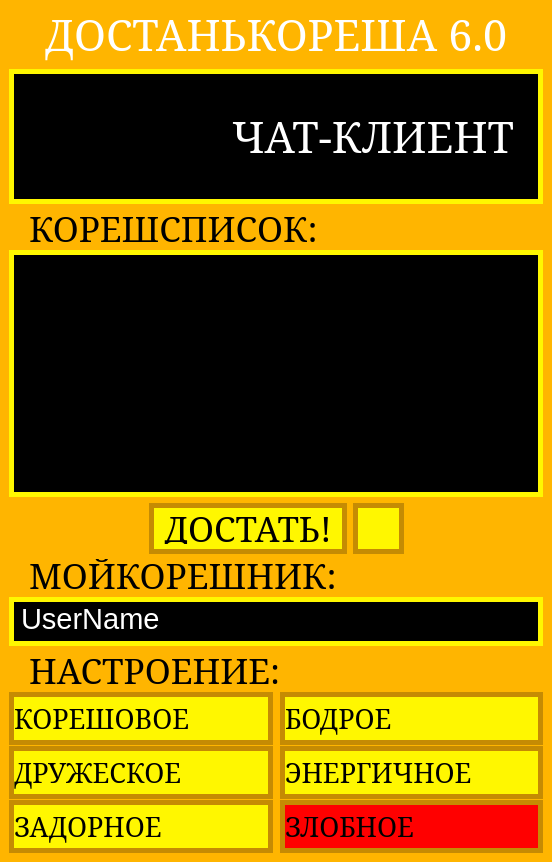
<?xml version="1.0" encoding="UTF-8"?>
<ui version="4.0">
 <class>MainWindow</class>
 <widget class="QMainWindow" name="MainWindow">
  <property name="geometry">
   <rect>
    <x>0</x>
    <y>0</y>
    <width>552</width>
    <height>862</height>
   </rect>
  </property>
  <property name="font">
   <font>
    <family>Bahnschrift</family>
    <pointsize>10</pointsize>
   </font>
  </property>
  <property name="windowTitle">
   <string>Готов достать кого нибудь?</string>
  </property>
  <property name="styleSheet">
   <string notr="true">
    background-color: rgba(255, 181, 0, 1);
    color: #ffffff;
    padding: 5px 10px;
    border-radius: 3px;
    border-radius: 0;
</string>
  </property>
  <widget class="QWidget" name="centralwidget">
   <layout class="QVBoxLayout" name="verticalLayout_2">
    <property name="topMargin">
     <number>0</number>
    </property>
    <item>
     <layout class="QVBoxLayout" name="verticalLayout">
      <property name="spacing">
       <number>0</number>
      </property>
      <item>
       <widget class="QLabel" name="label">
        <property name="font">
         <font>
          <family>MS Serif</family>
          <pointsize>32</pointsize>
          <bold>false</bold>
         </font>
        </property>
        <property name="text">
         <string>ДОСТАНЬКОРЕША 6.0</string>
        </property>
        <property name="alignment">
         <set>Qt::AlignCenter</set>
        </property>
       </widget>
      </item>
      <item>
       <widget class="QGroupBox" name="PesterChum">
        <property name="minimumSize">
         <size>
          <width>0</width>
          <height>135</height>
         </size>
        </property>
        <property name="styleSheet">
         <string notr="true">QGroupBox {
	background-color: #000000;
	color: #ffffff;
    border: 5px solid #fff700;
}</string>
        </property>
        <property name="title">
         <string/>
        </property>
        <layout class="QHBoxLayout" name="horizontalLayout_2">
         <property name="spacing">
          <number>0</number>
         </property>
         <property name="topMargin">
          <number>0</number>
         </property>
         <property name="bottomMargin">
          <number>0</number>
         </property>
         <item>
          <widget class="QLabel" name="picture">
           <property name="sizePolicy">
            <sizepolicy hsizetype="Preferred" vsizetype="Preferred">
             <horstretch>120</horstretch>
             <verstretch>0</verstretch>
            </sizepolicy>
           </property>
           <property name="maximumSize">
            <size>
             <width>200</width>
             <height>16777215</height>
            </size>
           </property>
           <property name="styleSheet">
            <string notr="true">QLabel {
	background: NULL;
	color: #ffffff;
	padding-top: 0px;
	padding-buttom: 0px;
}</string>
           </property>
           <property name="text">
            <string/>
           </property>
           <property name="alignment">
            <set>Qt::AlignCenter</set>
           </property>
           <property name="margin">
            <number>0</number>
           </property>
          </widget>
         </item>
         <item>
          <widget class="QLabel" name="label_2">
           <property name="sizePolicy">
            <sizepolicy hsizetype="Expanding" vsizetype="Preferred">
             <horstretch>22</horstretch>
             <verstretch>0</verstretch>
            </sizepolicy>
           </property>
           <property name="font">
            <font>
             <family>MS Serif</family>
             <pointsize>32</pointsize>
            </font>
           </property>
           <property name="styleSheet">
            <string notr="true">QLabel {
	background: NULL;
	color: #ffffff;
}</string>
           </property>
           <property name="text">
            <string>ЧАТ-КЛИЕНТ</string>
           </property>
           <property name="alignment">
            <set>Qt::AlignCenter</set>
           </property>
          </widget>
         </item>
        </layout>
       </widget>
      </item>
      <item>
       <layout class="QVBoxLayout" name="ChumList">
        <property name="spacing">
         <number>0</number>
        </property>
        <item>
         <spacer name="verticalSpacer_3">
          <property name="orientation">
           <enum>Qt::Vertical</enum>
          </property>
          <property name="sizeType">
           <enum>QSizePolicy::Fixed</enum>
          </property>
          <property name="sizeHint" stdset="0">
           <size>
            <width>20</width>
            <height>3</height>
           </size>
          </property>
         </spacer>
        </item>
        <item>
         <widget class="QLabel" name="label_3">
          <property name="sizePolicy">
           <sizepolicy hsizetype="Preferred" vsizetype="Preferred">
            <horstretch>0</horstretch>
            <verstretch>50</verstretch>
           </sizepolicy>
          </property>
          <property name="maximumSize">
           <size>
            <width>16777215</width>
            <height>43</height>
           </size>
          </property>
          <property name="font">
           <font>
            <family>MS Serif</family>
            <pointsize>26</pointsize>
           </font>
          </property>
          <property name="styleSheet">
           <string notr="true">color: rgb(0, 0, 0);</string>
          </property>
          <property name="text">
           <string>КОРЕШСПИСОК:</string>
          </property>
         </widget>
        </item>
        <item>
         <widget class="QListView" name="UserList">
          <property name="sizePolicy">
           <sizepolicy hsizetype="Expanding" vsizetype="Expanding">
            <horstretch>0</horstretch>
            <verstretch>2</verstretch>
           </sizepolicy>
          </property>
          <property name="minimumSize">
           <size>
            <width>0</width>
            <height>80</height>
           </size>
          </property>
          <property name="font">
           <font>
            <family>MS Serif</family>
            <pointsize>26</pointsize>
           </font>
          </property>
          <property name="cursor" stdset="0">
           <cursorShape>ArrowCursor</cursorShape>
          </property>
          <property name="mouseTracking">
           <bool>true</bool>
          </property>
          <property name="tabletTracking">
           <bool>true</bool>
          </property>
          <property name="contextMenuPolicy">
           <enum>Qt::DefaultContextMenu</enum>
          </property>
          <property name="styleSheet">
           <string notr="true">QListView {
	background-color: #000000;
	color: #ffffff;
    border: 5px solid #fff700;
	padding: 0px;
}

QListView::item:hover {
	background-color: rgb(67, 67, 67);
	color: #ffffff;
    border: 5px solid #fff700;
	cursor: pointer; 
}
</string>
          </property>
          <property name="verticalScrollMode">
           <enum>QAbstractItemView::ScrollPerPixel</enum>
          </property>
          <property name="resizeMode">
           <enum>QListView::Fixed</enum>
          </property>
          <property name="layoutMode">
           <enum>QListView::SinglePass</enum>
          </property>
          <property name="spacing">
           <number>0</number>
          </property>
          <property name="viewMode">
           <enum>QListView::ListMode</enum>
          </property>
          <property name="wordWrap">
           <bool>false</bool>
          </property>
         </widget>
        </item>
        <item>
         <spacer name="verticalSpacer">
          <property name="orientation">
           <enum>Qt::Vertical</enum>
          </property>
          <property name="sizeType">
           <enum>QSizePolicy::Fixed</enum>
          </property>
          <property name="sizeHint" stdset="0">
           <size>
            <width>20</width>
            <height>6</height>
           </size>
          </property>
         </spacer>
        </item>
       </layout>
      </item>
      <item>
       <layout class="QHBoxLayout" name="ChumButtons">
        <property name="spacing">
         <number>0</number>
        </property>
        <item>
         <spacer name="horizontalSpacer">
          <property name="orientation">
           <enum>Qt::Horizontal</enum>
          </property>
          <property name="sizeHint" stdset="0">
           <size>
            <width>40</width>
            <height>20</height>
           </size>
          </property>
         </spacer>
        </item>
        <item>
         <widget class="QPushButton" name="pushButton">
          <property name="sizePolicy">
           <sizepolicy hsizetype="Expanding" vsizetype="Expanding">
            <horstretch>0</horstretch>
            <verstretch>0</verstretch>
           </sizepolicy>
          </property>
          <property name="maximumSize">
           <size>
            <width>16777215</width>
            <height>51</height>
           </size>
          </property>
          <property name="font">
           <font>
            <family>MS Serif</family>
            <pointsize>26</pointsize>
           </font>
          </property>
          <property name="cursor">
           <cursorShape>PointingHandCursor</cursorShape>
          </property>
          <property name="styleSheet">
           <string notr="true">QPushButton {
background-color: #fff700;
color: rgb(0, 0, 0);
border: 5px solid rgba(197, 139, 3, 1);
}

QPushButton:hover {
background-color: rgb(244, 255, 39);
color: rgb(0, 0, 0);
border: 5px solid rgba(197, 139, 3, 1);
}</string>
          </property>
          <property name="text">
           <string>ДОСТАТЬ!</string>
          </property>
         </widget>
        </item>
        <item>
         <spacer name="horizontalSpacer_3">
          <property name="orientation">
           <enum>Qt::Horizontal</enum>
          </property>
          <property name="sizeType">
           <enum>QSizePolicy::Preferred</enum>
          </property>
          <property name="sizeHint" stdset="0">
           <size>
            <width>6</width>
            <height>20</height>
           </size>
          </property>
         </spacer>
        </item>
        <item>
         <widget class="QPushButton" name="friends_button">
          <property name="sizePolicy">
           <sizepolicy hsizetype="Preferred" vsizetype="Preferred">
            <horstretch>0</horstretch>
            <verstretch>0</verstretch>
           </sizepolicy>
          </property>
          <property name="maximumSize">
           <size>
            <width>51</width>
            <height>51</height>
           </size>
          </property>
          <property name="styleSheet">
           <string notr="true">QPushButton {
background-color: #fff700;
color: rgb(0, 0, 0);
border: 5px solid rgba(197, 139, 3, 1);
}

QPushButton:hover {
background-color: rgb(244, 255, 39);
color: rgb(0, 0, 0);
border: 5px solid rgba(197, 139, 3, 1);
}</string>
          </property>
          <property name="text">
           <string/>
          </property>
          <property name="icon">
           <iconset theme="accessories-character-map"/>
          </property>
         </widget>
        </item>
        <item>
         <spacer name="horizontalSpacer_2">
          <property name="orientation">
           <enum>Qt::Horizontal</enum>
          </property>
          <property name="sizeHint" stdset="0">
           <size>
            <width>40</width>
            <height>20</height>
           </size>
          </property>
         </spacer>
        </item>
       </layout>
      </item>
      <item>
       <layout class="QVBoxLayout" name="ChumName">
        <property name="spacing">
         <number>0</number>
        </property>
        <item>
         <widget class="QLabel" name="MyUserName">
          <property name="maximumSize">
           <size>
            <width>16777215</width>
            <height>43</height>
           </size>
          </property>
          <property name="font">
           <font>
            <family>MS Serif</family>
            <pointsize>26</pointsize>
           </font>
          </property>
          <property name="styleSheet">
           <string notr="true">color: rgb(0, 0, 0);</string>
          </property>
          <property name="text">
           <string>МОЙКОРЕШНИК:</string>
          </property>
         </widget>
        </item>
        <item>
         <widget class="QLabel" name="UserName">
          <property name="maximumSize">
           <size>
            <width>16777215</width>
            <height>51</height>
           </size>
          </property>
          <property name="font">
           <font>
            <family>MS Sans Serif</family>
            <pointsize>22</pointsize>
           </font>
          </property>
          <property name="styleSheet">
           <string notr="true">	background-color: #000000;
	color: #ffffff;
    border: 5px solid #fff700;
    padding-top: 0px;
    padding-left: 0px;</string>
          </property>
          <property name="text">
           <string>UserName</string>
          </property>
         </widget>
        </item>
        <item>
         <spacer name="verticalSpacer_2">
          <property name="orientation">
           <enum>Qt::Vertical</enum>
          </property>
          <property name="sizeType">
           <enum>QSizePolicy::Fixed</enum>
          </property>
          <property name="sizeHint" stdset="0">
           <size>
            <width>0</width>
            <height>3</height>
           </size>
          </property>
         </spacer>
        </item>
       </layout>
      </item>
      <item>
       <layout class="QVBoxLayout" name="MoodButtons">
        <property name="spacing">
         <number>0</number>
        </property>
        <item>
         <widget class="QLabel" name="Mood">
          <property name="maximumSize">
           <size>
            <width>16777215</width>
            <height>43</height>
           </size>
          </property>
          <property name="font">
           <font>
            <family>MS Serif</family>
            <pointsize>26</pointsize>
           </font>
          </property>
          <property name="styleSheet">
           <string notr="true">color: rgb(0, 0, 0);</string>
          </property>
          <property name="text">
           <string>НАСТРОЕНИЕ:</string>
          </property>
         </widget>
        </item>
        <item>
         <layout class="QGridLayout" name="gridLayout">
          <property name="horizontalSpacing">
           <number>7</number>
          </property>
          <property name="verticalSpacing">
           <number>1</number>
          </property>
          <item row="2" column="0">
           <widget class="QPushButton" name="pushButton_2">
            <property name="sizePolicy">
             <sizepolicy hsizetype="Minimum" vsizetype="MinimumExpanding">
              <horstretch>0</horstretch>
              <verstretch>0</verstretch>
             </sizepolicy>
            </property>
            <property name="maximumSize">
             <size>
              <width>16777215</width>
              <height>53</height>
             </size>
            </property>
            <property name="font">
             <font>
              <family>MS Serif</family>
              <pointsize>20</pointsize>
             </font>
            </property>
            <property name="cursor">
             <cursorShape>PointingHandCursor</cursorShape>
            </property>
            <property name="styleSheet">
             <string notr="true">QPushButton {
background-color: #fff700;
color: rgb(0, 0, 0);
border: 5px solid rgba(197, 139, 3, 1);
text-align: left;
left; padding-left: 0px;
}

QPushButton:hover {
background-color: rgb(244, 255, 39);
color: rgb(0, 0, 0);
border: 5px solid rgba(197, 139, 3, 1);
text-align: left;
left; padding-left: 0px;
}</string>
            </property>
            <property name="text">
             <string>ЗАДОРНОЕ</string>
            </property>
           </widget>
          </item>
          <item row="0" column="0">
           <widget class="QPushButton" name="pushButton_6">
            <property name="sizePolicy">
             <sizepolicy hsizetype="Minimum" vsizetype="MinimumExpanding">
              <horstretch>0</horstretch>
              <verstretch>0</verstretch>
             </sizepolicy>
            </property>
            <property name="maximumSize">
             <size>
              <width>16777215</width>
              <height>53</height>
             </size>
            </property>
            <property name="font">
             <font>
              <family>MS Serif</family>
              <pointsize>20</pointsize>
             </font>
            </property>
            <property name="cursor">
             <cursorShape>PointingHandCursor</cursorShape>
            </property>
            <property name="styleSheet">
             <string notr="true">QPushButton {
background-color: #fff700;
color: rgb(0, 0, 0);
border: 5px solid rgba(197, 139, 3, 1);
text-align: left;
left; padding-left: 0px;
}

QPushButton:hover {
background-color: rgb(244, 255, 39);
color: rgb(0, 0, 0);
border: 5px solid rgba(197, 139, 3, 1);
text-align: left;
left; padding-left: 0px;
}</string>
            </property>
            <property name="text">
             <string>КОРЕШОВОЕ</string>
            </property>
           </widget>
          </item>
          <item row="0" column="1">
           <widget class="QPushButton" name="pushButton_7">
            <property name="sizePolicy">
             <sizepolicy hsizetype="Minimum" vsizetype="MinimumExpanding">
              <horstretch>0</horstretch>
              <verstretch>0</verstretch>
             </sizepolicy>
            </property>
            <property name="maximumSize">
             <size>
              <width>16777215</width>
              <height>53</height>
             </size>
            </property>
            <property name="font">
             <font>
              <family>MS Serif</family>
              <pointsize>20</pointsize>
             </font>
            </property>
            <property name="cursor">
             <cursorShape>PointingHandCursor</cursorShape>
            </property>
            <property name="styleSheet">
             <string notr="true">QPushButton {
background-color: #fff700;
color: rgb(0, 0, 0);
border: 5px solid rgba(197, 139, 3, 1);
text-align: left;
left; padding-left: 0px;
}

QPushButton:hover {
background-color: rgb(244, 255, 39);
color: rgb(0, 0, 0);
border: 5px solid rgba(197, 139, 3, 1);
text-align: left;
left; padding-left: 0px;
}</string>
            </property>
            <property name="text">
             <string>БОДРОЕ</string>
            </property>
           </widget>
          </item>
          <item row="2" column="1">
           <widget class="QPushButton" name="pushButton_3">
            <property name="sizePolicy">
             <sizepolicy hsizetype="Minimum" vsizetype="MinimumExpanding">
              <horstretch>0</horstretch>
              <verstretch>0</verstretch>
             </sizepolicy>
            </property>
            <property name="maximumSize">
             <size>
              <width>16777215</width>
              <height>53</height>
             </size>
            </property>
            <property name="font">
             <font>
              <family>MS Serif</family>
              <pointsize>20</pointsize>
             </font>
            </property>
            <property name="cursor">
             <cursorShape>PointingHandCursor</cursorShape>
            </property>
            <property name="styleSheet">
             <string notr="true">QPushButton {
background-color: rgb(255, 0, 0);
color: rgb(0, 0, 0);
border: 5px solid rgba(197, 139, 3, 1);
text-align: left;
left; padding-left: 0px;
}

QPushButton:hover {
background-color: rgb(255, 65, 17);
color: rgb(0, 0, 0);
border: 5px solid rgba(197, 139, 3, 1);
text-align: left;
left; padding-left: 0px;
}</string>
            </property>
            <property name="text">
             <string>ЗЛОБНОЕ</string>
            </property>
           </widget>
          </item>
          <item row="1" column="0">
           <widget class="QPushButton" name="pushButton_5">
            <property name="sizePolicy">
             <sizepolicy hsizetype="Minimum" vsizetype="MinimumExpanding">
              <horstretch>0</horstretch>
              <verstretch>0</verstretch>
             </sizepolicy>
            </property>
            <property name="maximumSize">
             <size>
              <width>16777215</width>
              <height>53</height>
             </size>
            </property>
            <property name="font">
             <font>
              <family>MS Serif</family>
              <pointsize>20</pointsize>
             </font>
            </property>
            <property name="cursor">
             <cursorShape>PointingHandCursor</cursorShape>
            </property>
            <property name="styleSheet">
             <string notr="true">QPushButton {
background-color: #fff700;
color: rgb(0, 0, 0);
border: 5px solid rgba(197, 139, 3, 1);
text-align: left;
left; padding-left: 0px;
}

QPushButton:hover {
background-color: rgb(244, 255, 39);
color: rgb(0, 0, 0);
border: 5px solid rgba(197, 139, 3, 1);
text-align: left;
left; padding-left: 0px;
}</string>
            </property>
            <property name="text">
             <string>ДРУЖЕСКОЕ</string>
            </property>
           </widget>
          </item>
          <item row="1" column="1">
           <widget class="QPushButton" name="pushButton_4">
            <property name="sizePolicy">
             <sizepolicy hsizetype="Minimum" vsizetype="MinimumExpanding">
              <horstretch>0</horstretch>
              <verstretch>0</verstretch>
             </sizepolicy>
            </property>
            <property name="maximumSize">
             <size>
              <width>16777215</width>
              <height>53</height>
             </size>
            </property>
            <property name="font">
             <font>
              <family>MS Serif</family>
              <pointsize>20</pointsize>
             </font>
            </property>
            <property name="cursor">
             <cursorShape>PointingHandCursor</cursorShape>
            </property>
            <property name="styleSheet">
             <string notr="true">QPushButton {
background-color: #fff700;
color: rgb(0, 0, 0);
border: 5px solid rgba(197, 139, 3, 1);
text-align: left;
left; padding-left: 0px;
}

QPushButton:hover {
background-color: rgb(244, 255, 39);
color: rgb(0, 0, 0);
border: 5px solid rgba(197, 139, 3, 1);
text-align: left;
left; padding-left: 0px;
}</string>
            </property>
            <property name="text">
             <string>ЭНЕРГИЧНОЕ</string>
            </property>
           </widget>
          </item>
         </layout>
        </item>
       </layout>
      </item>
     </layout>
    </item>
   </layout>
  </widget>
 </widget>
 <resources/>
 <connections/>
</ui>
